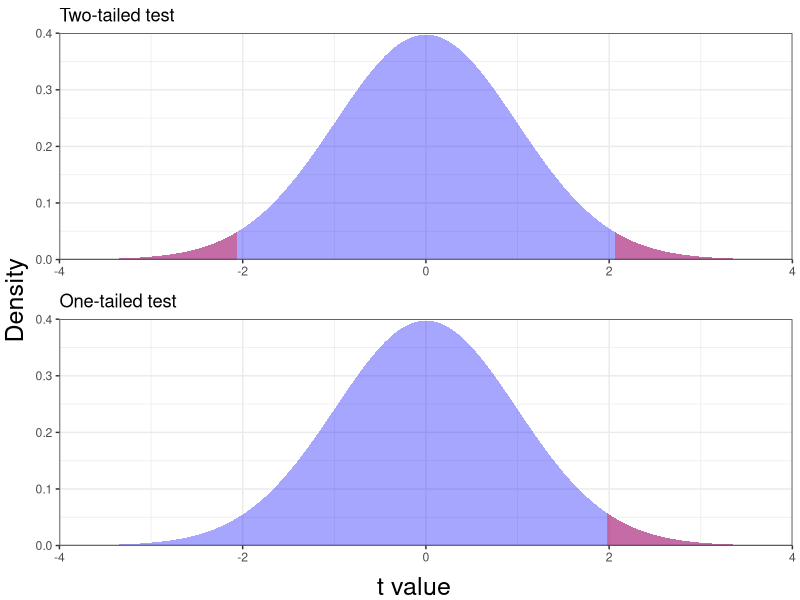
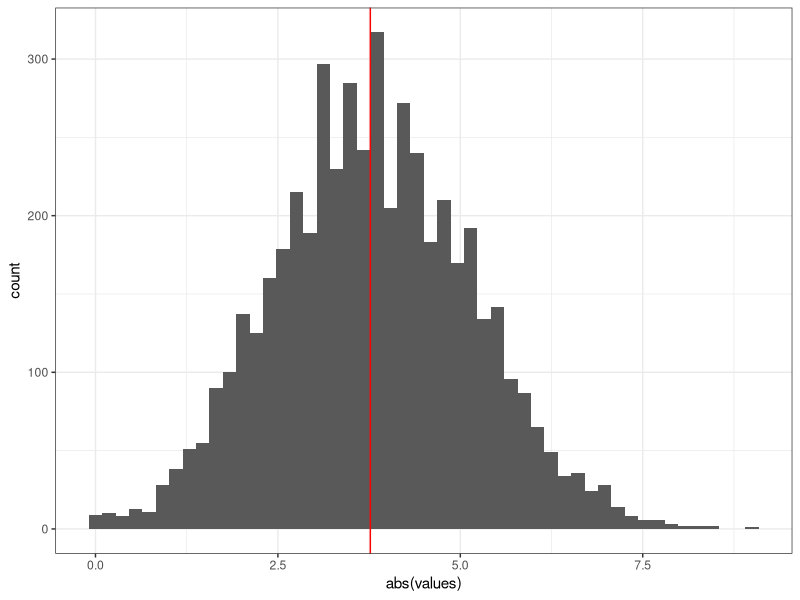

Recreate these plots in R, in order.
## ---- chunk 1
knitr::opts_chunk$set(echo = TRUE)
## ---- chunk 2
set.seed(12345)

data_of_pop <- data.frame(ind = 1:100, height = rnorm(1000, mean = 65, sd = 3.5))
## ---- chunk 3

sub_sample <- data_of_pop[sample(1:nrow(data_of_pop), 100, replace=FALSE),]

mean_height <- mean(sub_sample$height)
sd_height <- sd(sub_sample$height)
se_height <- sd_height/sqrt(100)

t = (mean_height - 0)/se_height

qt(0.975, df = 100-1)


#Reject H0 if t is > tcrit

t.test(sub_sample$height)

## ---- chunk 4
library(ggplot2)
library(gridExtra)
library(grid)

dat <- data.frame(x=seq(-4, 4, length = 100))
dat$pt1<-dt(dat$x, df = 100)



plota<-ggplot() +
        geom_area(data = dat, aes(x = x, y = pt1, ymin=0), fill = "blue", alpha = 0.35) +
        geom_area(data = dat[dat$x<=-1.984217,], aes(x = x, y = pt1, ymin=0), fill = "red", alpha = 0.35) +
         geom_area(data = dat[dat$x>=1.984217,], aes(x = x, y = pt1, ymin=0), fill = "red", alpha = 0.35) +
        coord_cartesian(xlim =c(-4,4), ylim = c(0,0.4), expand = F) +
        labs(title = "Two-tailed test", x = "", y = "") +
        theme_bw() +
        theme(axis.title.x = element_blank(),
               axis.title.y = element_blank())

plotb<-ggplot() +
        geom_area(data = dat, aes(x = x, y = pt1, ymin=0), fill = "blue", alpha = 0.35) +
         geom_area(data = dat[dat$x>=1.96,], aes(x = x, y = pt1, ymin=0), fill = "red", alpha = 0.35) +
        coord_cartesian(xlim =c(-4,4), ylim = c(0,0.4), expand = F) +
        labs(title = "One-tailed test", x = "", y = "") + 
        theme_bw() +
          theme(axis.title.x = element_blank(),
               axis.title.y = element_blank())

## ---- chunk 5
grid.arrange(plota, plotb, ncol=1, left = textGrob("Density", gp = gpar(fontsize = 18), rot = 90),
             bottom =textGrob("t value", gp = gpar(fontsize = 18)) )

## ---- chunk 6
set.seed(4321)

test.group<-rbind(data.frame(grp = "A",value = rnorm(15, mean = 22, sd = 3)),
                  data.frame(grp = "B",value = rnorm(20, mean = 30, sd = 3)))

# independent 2-group t-test
t.test(test.group$value~test.group$grp, var.equal = TRUE) # where y is numeric and x is a binary factor, var.equal = FALSE is the default

t.test(test.group$value~test.group$grp, var.equal = FALSE) # where y is numeric and x is a binary factor
  # Note the difference in the df


# independent 2-group t-test
t.test(test.group$value[test.group$grp =="A"],test.group$value[test.group$grp =="B"]) # where y1 and y2 are numeric

## ---- chunk 7
library(MASS)

head(immer)

t.test(immer$Y1, immer$Y2, paired=TRUE) 

## ---- chunk 8
# install.packages("boot")
library(boot)

org_counts = data.frame(grp1=rpois(30, lambda = 15),
                        grp2=rpois(30, lambda = 20))

head(org_counts)

diff.means <- function(x, w){ 
    m1 = mean(x$grp1[w])
    m2 = mean(x$grp2[w])
    c(m1 - m2)
}

boot_result<-boot(org_counts, diff.means, R = 5000)
boot_result
names(boot_result)

sum(abs(boot_result$t) >= abs(boot_result$t0))/length(boot_result$t)

data2= data.frame(values=boot_result$t )

ggplot(data = data2) + 
  geom_histogram(aes(x = abs(values)), bins =50) + 
  geom_vline(aes(xintercept = abs(boot_result$t0)), colour = "red") +
  theme_bw()

t.test(org_counts$grp1,org_counts$grp2)

## ---- chunk 9
wilcox.test(mpg ~ am, data=mtcars) 
## ---- chunk 10
head(immer) 

wilcox.test(immer$Y1, immer$Y2, paired=TRUE) 
